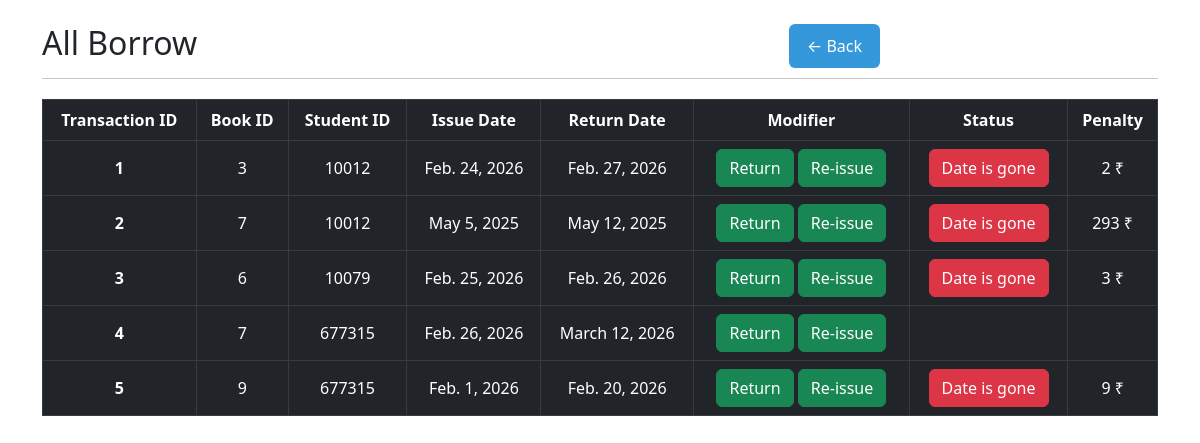
Before: /all_borrow/ (signed in) with the older database file.
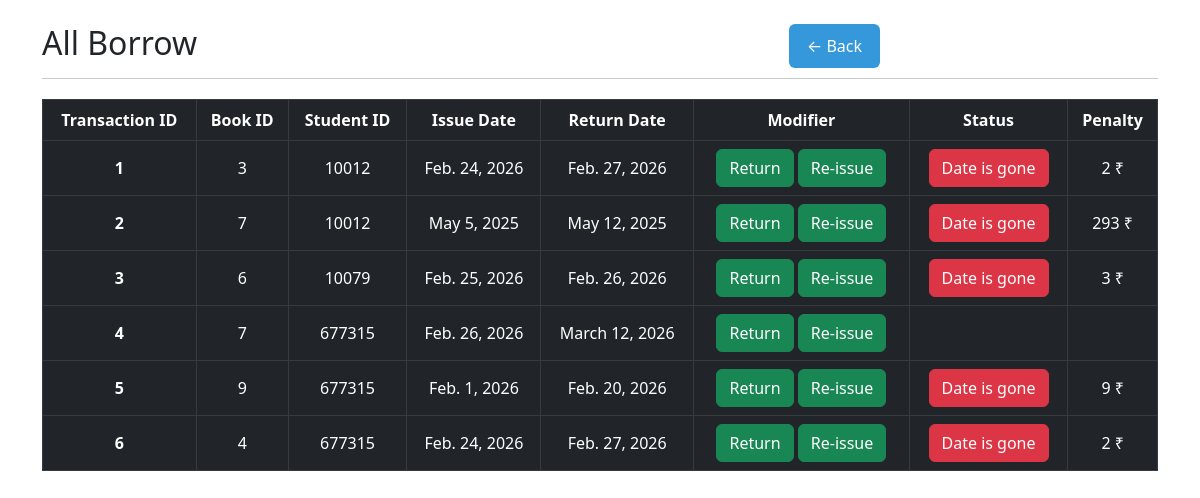
After: the same page with the newer database file.
### borrow/models.py (models this page shows)
class borrow_book(models.Model):
    book_id = models.ForeignKey(book, on_delete=models.CASCADE)
    student_id = models.ForeignKey(Student, on_delete=models.PROTECT)
    issue_date = models.DateField()
    return_date = models.DateField()
    def calculate_penalty(self):
        today = date.today()
        if self.return_date < today:
            late_days = (today - self.return_date).days
            penalty_amount = late_days * 1  # Adjust the rate here
            return penalty_amount
        return 0

class book(models.Model):
    id = models.IntegerField(primary_key=True)
    book_name = models.CharField(max_length=40)
    available = models.IntegerField()
    def __str__(self):
        return str(self.id)

class Student(models.Model):
    student_id = models.IntegerField(primary_key=True)
    name = models.CharField(max_length=100)
    branch = models.CharField(max_length=30)
    contect = models.CharField(max_length=10)
    email = models.EmailField(max_length=300 ,unique=True)
    create_time = models.DateTimeField(auto_now_add=True)
    def __str__(self):
        return str(self.student_id)

### borrow/views.py (the view)
# urls.py: path('all_borrow/',all_borrow, name='all_borrow' ),
@login_required(login_url="login")
def all_borrow(request):
    today = date.today()
    if request.user.is_staff:
        books = borrow_book.objects.all()
    else:
        u = user.objects.filter(user=request.user).first()
        books = borrow_book.objects.filter(student_id=u.student.student_id)
    return render(request, 'borrow_list.html', {"borrows": books, "today": today})

### borrow/templates/borrow_list.html (shortened to what this page needs)
<!DOCTYPE html>
<html lang="en">
  <head>
    <link
      href="https://cdn.jsdelivr.net/npm/bootstrap@5.3.0/dist/css/bootstrap.min.css"
      rel="stylesheet"
    />
  </head>
  <body>
  <div class="container mt-4">
    <div class="table-responsive">
           <a href="javascript:history.back()">
        <button type="button" style="
        background-color:#3498db;
        color:white;
        border:none;
        padding:10px 18px;
        border-radius:6px;
        cursor:pointer;
        position: absolute;
        right: 320px;
        ">
          ← Back
        </button>
      </a>
      <h2>
        {% if request.path == "/tomorrow_return/"%}
        Tomorrow Returns Books
       {% elif request.path == "/all_borrow/" %}
        All Borrow
         {% else %}
       Over Due Borrow Book info
         {% endif %}
        <hr />
      </h2>
      <table class="table table-dark table-bordered">
        <thead>
          <tr>
            <th scope="col">Transaction ID</th>
            <th scope="col">Book ID</th>
            <th scope="col">Student ID</th>
            <th scope="col">Issue Date</th>
            <th scope="col">Return Date</th>
            {% if request.user.is_staff %}
            <th scope="col">Modifier</th>
            {% endif %}
            <th scope="col">Status</th>
            <th scope="col">Penalty</th>
          </tr>
        </thead>
        <tbody>
          {% for borrow in borrows %}
          <tr>
            <th scope="row">{{ forloop.counter }}</th>
            <td>
            <a href="{% url 'book' borrow.book_id.id %}">{{ borrow.book_id }}</a>
            </td>
            <td>
              <a href="{% url 'student' borrow.student_id %}">{{ borrow.student_id }}</a>
            </td>
            <td>{{ borrow.issue_date }}</td>
            <td>{{ borrow.return_date }}</td>
            {% if request.user.is_staff %}
            <td>
              <a href="/delete/{{ borrow.id }}/" class="btn btn-success">Return</a>
              <a href="/re_issue/{{ borrow.id }}/" class="btn btn-success">Re-issue</a>
            </td>
            {% endif %}
            <td>
              {% if borrow.return_date < today %} <a class="btn btn-danger">Date is gone</a>
                {% endif %}
            </td>
            <td>
              {% if borrow.return_date < today %} {{borrow.calculate_penalty}} &#8377; {%endif%} </td>
          </tr>
          {% endfor %}
        </tbody>
      </table>
    </div>
  </div>
  </body>
</html>

Changed rows visible on the page:
added borrow_book: book_id "4", student_id "677315", issue_date "Feb. 24, 2026", return_date "Feb. 27, 2026", shows "Date is gone", calculate_penalty "2"
